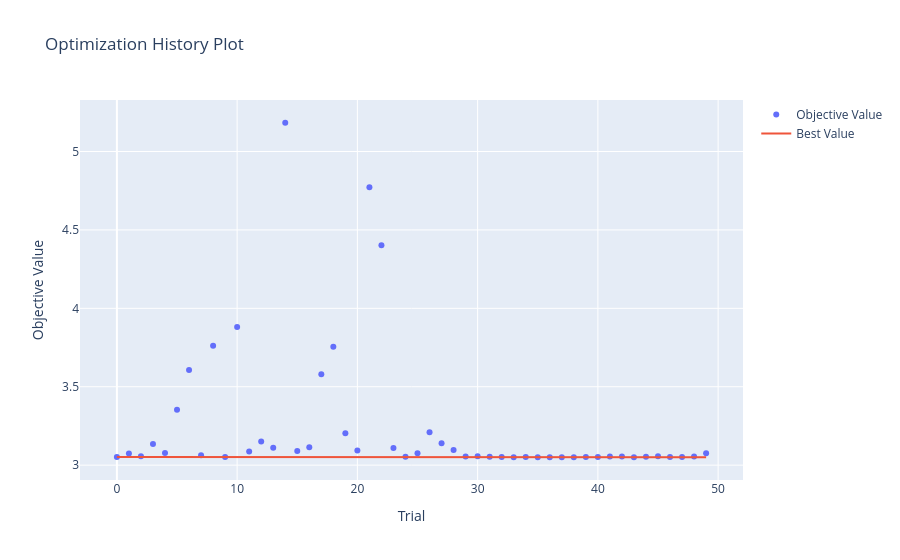

The notebook cell this image was saved under:
### Code cell
plot_optimization_history(study)

### Figure 1 — Plotly figure (JSON) as saved in the notebook; plotly's stock layout.template omitted (floating-point values rounded to 4 significant figures)
{"data": [{"mode": "markers", "name": "Objective Value", "type": "scatter", "x": [0, 1, 2, 3, 4, 5, 6, 7, 8, 9, 10, 11, 12, 13, 14, 15, 16, 17, 18, 19, 20, 21, 22, 23, 24, 25, 26, 27, 28, 29, 30, 31, 32, 33, 34, 35, 36, 37, 38, 39, 40, 41, 42, 43, 44, 45, 46, 47, 48, 49], "y": [3.051, 3.075, 3.057, 3.135, 3.077, 3.354, 3.607, 3.063, 3.761, 3.052, 3.881, 3.088, 3.15, 3.111, 5.183, 3.089, 3.115, 3.58, 3.755, 3.204, 3.093, 4.773, 4.402, 3.11, 3.054, 3.076, 3.21, 3.14, 3.097, 3.054, 3.056, 3.053, 3.052, 3.051, 3.052, 3.051, 3.051, 3.051, 3.05, 3.052, 3.051, 3.055, 3.055, 3.051, 3.054, 3.057, 3.052, 3.053, 3.056, 3.075]}, {"mode": "lines", "name": "Best Value", "type": "scatter", "x": [0, 1, 2, 3, 4, 5, 6, 7, 8, 9, 10, 11, 12, 13, 14, 15, 16, 17, 18, 19, 20, 21, 22, 23, 24, 25, 26, 27, 28, 29, 30, 31, 32, 33, 34, 35, 36, 37, 38, 39, 40, 41, 42, 43, 44, 45, 46, 47, 48, 49], "y": [3.051, 3.051, 3.051, 3.051, 3.051, 3.051, 3.051, 3.051, 3.051, 3.051, 3.051, 3.051, 3.051, 3.051, 3.051, 3.051, 3.051, 3.051, 3.051, 3.051, 3.051, 3.051, 3.051, 3.051, 3.051, 3.051, 3.051, 3.051, 3.051, 3.051, 3.051, 3.051, 3.051, 3.051, 3.051, 3.051, 3.051, 3.051, 3.05, 3.05, 3.05, 3.05, 3.05, 3.05, 3.05, 3.05, 3.05, 3.05, 3.05, 3.05]}, {"marker": {"color": "#cccccc"}, "mode": "markers", "name": "Infeasible Trial", "showlegend": false, "type": "scatter", "x": [], "y": []}], "layout": {"title": {"text": "Optimization History Plot"}, "xaxis": {"title": {"text": "Trial"}}, "yaxis": {"title": {"text": "Objective Value"}}}}
